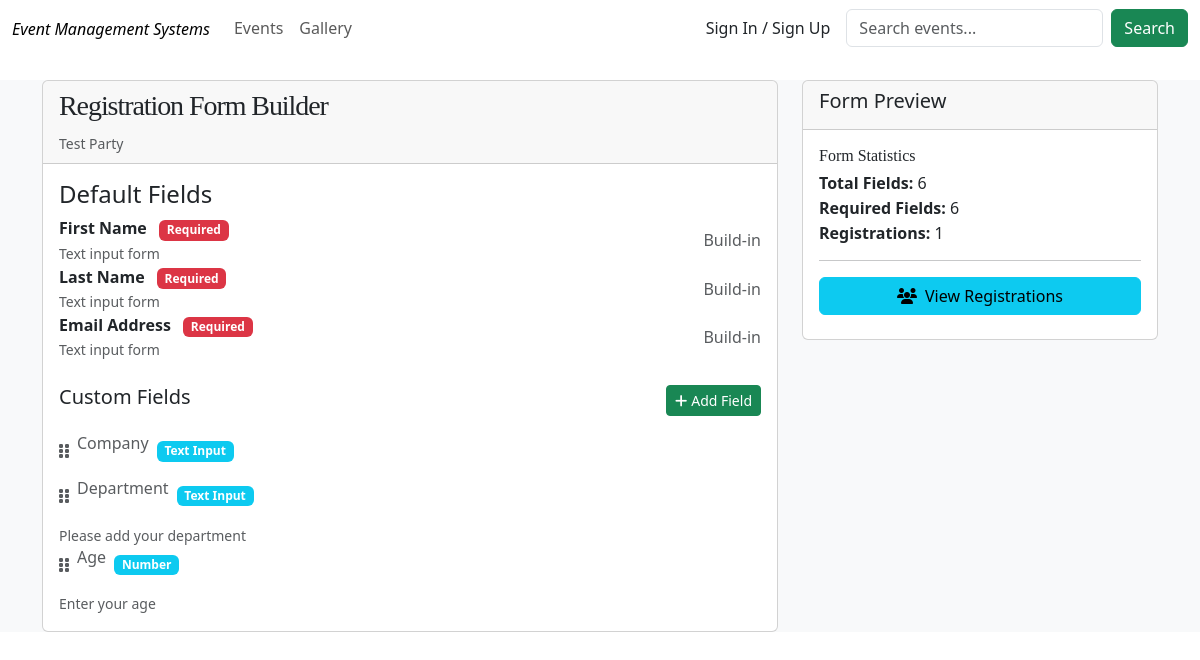
The app's page /events/1/form-builder/ with its own data.
### event_app/models.py (models this page shows, shortened)
class Event(models.Model):
    MUSIC_ARTS = 'music-arts'
    BUSINESS = 'business'
    SPORTS = 'sports'
    TECHNOLOGY = 'technology'
    FOOD_DRINK = 'food-drink'
    HEALTH_WELLNESS = 'health-wellness'
    EDUCATION = 'education'
    COMMUNITY = 'community'
    CHARITY = 'charity'
    GOVERNMENT = 'government'
    TOURISM = 'tourism'
    CATEGORY_CHOICES = [
        (MUSIC_ARTS, 'Music & Arts'),
        (BUSINESS, 'Business & Professional'),
        (SPORTS, 'Sports & Fitness'),
        (TECHNOLOGY, 'Technology'),
        (FOOD_DRINK, 'Food & Drink'),
        (HEALTH_WELLNESS, 'Health & Wellness'),
        (EDUCATION, 'Education & Learning'),
        (COMMUNITY, 'Community & Culture'),
        (CHARITY, 'Charity & Fundraising'),
        (GOVERNMENT, 'Government & Politics'),
        (TOURISM, 'Tourism & Hospitality'),
    ]
    DRAFT = 'draft'
    PUBLISHED = 'published'
    CANCELLED = 'cancelled'
    PENDING = 'pending'
    REJECTED = 'rejected'
    STATUS_CHOICES = [
        (DRAFT, 'Draft'),
        (PUBLISHED, 'Published'),
        (CANCELLED, 'Cancelled'),
        (PENDING, 'Pending'),
    ]
    title = models.CharField(max_length=200)
    description = models.TextField()
    category = models.CharField(max_length=80, choices=CATEGORY_CHOICES)
    status = models.CharField(max_length=20, choices=STATUS_CHOICES, default=DRAFT)
    organizer = models.ForeignKey(User, on_delete=models.CASCADE, related_name='organized_events')
    is_approved = models.BooleanField(default=False)
    attendees = models.ManyToManyField(
        Attendee,
        through='EventRegistration',
        related_name='events',
        blank=True
    )
    start_date = models.DateField()
    end_date = models.DateField()
    start_time = models.TimeField()
    end_time = models.TimeField()
    venue = models.CharField(max_length=200)
    city = models.CharField(max_length=100)
    is_online = models.BooleanField(default=False)
    online_link = models.URLField(blank=True, null=True)
    image = models.ImageField(upload_to='event_images/', blank=True, null=True)
    tags = models.TextField(help_text='Comma-separated tags', blank=True)
    max_attendees = models.PositiveIntegerField(blank=True, null=True)
    registration_deadline = models.DateTimeField(blank=True, null=True)
    views_count = models.PositiveIntegerField(default=0, editable=False)
    created_at = models.DateTimeField(auto_now_add=True)
    updated_at = models.DateTimeField(auto_now=True)
    class Meta:
        ordering = ['-created_at']

### event_app/form_models.py (models this page shows, shortened)
class FormField(models.Model):
    FIELD_TYPES = [
        ('text', 'Text Input'),
        ('textarea', 'Text Area'),
        ('email', 'Email'),
        ('phone', 'Phone Number'),
        ('number', 'Number'),
        ('date', 'Date'),
        ('datetime', 'Date and Time'),
        ('select', 'Dropdown Select'),
        ('radio', 'Radio Buttons'),
        ('checkbox', 'Checkboxes'),
        ('boolean', 'Yes/No Checkbox'),
        ('file', 'File Upload'),
    ]
    event = models.ForeignKey(Event, on_delete=models.CASCADE, related_name='form_fields')
    label = models.CharField(max_length=200, help_text='Field label shown to users')
    field_type = models.CharField(max_length=30, choices=FIELD_TYPES)
    placeholder = models.CharField(max_length=200, blank=True, help_text="Placeholder text for input fields")
    help_text = models.CharField(max_length=500, blank=True, help_text="Additional help text for users")
    is_required = models.BooleanField(default=False)
    order = models.PositiveIntegerField(default=0, help_text="Field display order")
    choices = models.TextField(
        blank=True,
        help_text="JSON array of choices for select/radio/checkbox fields. Example: [\"Option 1\", \"Option 2\"]"
    )
    min_length = models.PositiveIntegerField(null=True, blank=True)
    max_length = models.PositiveIntegerField(null=True, blank=True)
    min_value = models.FloatField(null=True, blank=True)
    max_value = models.FloatField(null=True, blank=True)
    created_at = models.DateTimeField(auto_now_add=True)
    class Meta:
        ordering = ['order', 'id']

### event_app/event_views.py (the view)
# urls.py: path('events/<int:event_id>/form-builder/', event_views.form_builder_view, name='form_builder'),
def form_builder_view(request, event_id):
    event = get_object_or_404(Event, id=event_id)
    form_fields = event.form_fields.all().order_by('order')
    context = {
        'event': event,
        'form_fields': form_fields
    }
    return render(request, 'build_form.html', context)

### templates/build_form.html (shortened to what this page needs)
{% extends "base.html" %}
{% block content %}
<div class="container mt-4">
<div class="row">
    <div class="col-lg-8">
        <div class="card">
            <div class="card-header">
                <h3>Registration Form Builder</h3>
                <small class="text-muted">{{ event.title }}</small>
            </div>
            <div class="card-body">
                <div class="mb-4">
                    <h4>Default Fields</h4>
                    <div class="form-field-item">
                        <div class="d-flex justify-content-between align-items-center">
                            <div>
                                <strong>First Name</strong>
                                <span class="badge bg-danger ms-2">Required</span>
                                <br>
                                <small class="text-muted">Text input form</small>
                            </div>
                            <span class="text-muted">Build-in</span>
                        </div>
                    </div>
                    <div class="form-field-item">
                        <div class="d-flex justify-content-between align-items-center">
                            <div>
                                <strong>Last Name</strong>
                                <span class="badge bg-danger ms-2">Required</span>
                                <br>
                                <small class="text-muted">Text input form</small>
                            </div>
                            <span class="text-muted">Build-in</span>
                        </div>
                    </div>
                    <div class="form-field-item">
                        <div class="d-flex justify-content-between align-items-center">
                            <div>
                                <strong>Email Address</strong>
                                <span class="badge bg-danger ms-2">Required</span>
                                <br>
                                <small class="text-muted">Text input form</small>
                            </div>
                            <span class="text-muted">Build-in</span>
                        </div>
                    </div>
                </div>
                <div class="d-flex justify-content-between align-items-center mb-3">
                    <h5>Custom Fields</h5>
                    <button type="button" class="btn btn-success btn-sm" data-bs-toggle="modal" data-bs-target="#addFieldModal"><i class="fas fa-plus me-1"></i>Add Field</button>
                </div>
                <div id="form-fields-container">
                    {%for field in form_fields%}
                        <div class="form-field-item" data-field-id="{{ field.id }}">
                            <div class="d-flex justify-content-between align-items-start">
                                <div class="flex-grow-1">
                                    <div class="d-flex align-items-center mb-2">
                                        <i class="fas fa-grip-vertical drag-handle text-muted me-2"></i>
                                        <p class="text-bold text-muted">{{field.label}}</p>
                                        <span class="badge bg-info ms-2">{{ field.get_field_type_display }}</span>
                                    </div>
                                    {% if field.help_text %}
                                        <small class="text-muted">{{ field.help_text}}</small>
                                    {% endif %}
                                </div>
                            </div>
                        </div>
                    {% endfor %}
                </div>
            </div>
        </div>
    </div>
    <div class="col-lg-4">
        <div class="card">
            <div class="card-header">
                <h5>Form Preview</h5>
            </div>
            <div class="card-body">
                <h6>Form Statistics</h6>
                <p class="mb-1"><strong>Total Fields:</strong> {{ form_fields.count|add:3 }}</p>
                <p class="mb-1"><strong>Required Fields:</strong> {{ form_fields|length|add:3}}</p>
                <p class="mb-1"><strong>Registrations:</strong> {{event.registrations.count}}</p>
                {% if event.registrations.count > 0 %}
                    <hr>
                    <a href="" class="btn btn-info w-100 mb-2">
                        <i class="fas fa-users me-2"></i>View Registrations
                    </a>
                {% endif %}
            </div>
        </div>
    </div>
</div>
</div>
{% endblock content %}

### records on screen
Event: title "Test Party", registrations.count "1"
FormField: label "Company", field_type "Text Input"
FormField: label "Department", field_type "Text Input", help_text "Please add your department"
FormField: label "Age", field_type "Number", help_text "Enter your age"
